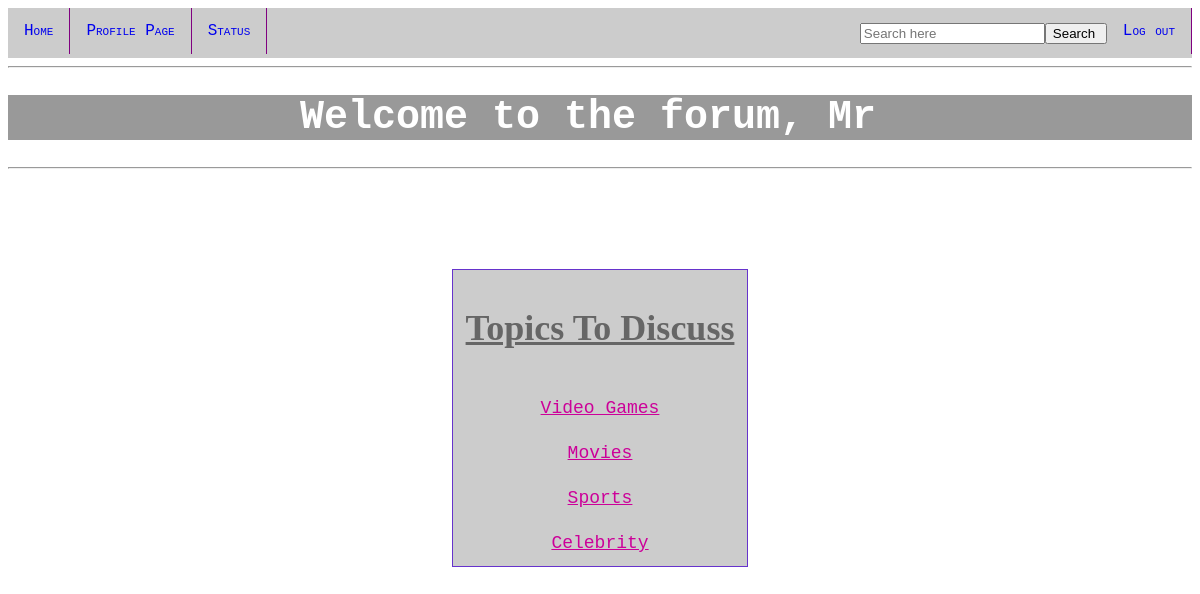
The page /loggedin.php on the database its author committed.
### tables this page shows
CREATE TABLE `section` (
  `Section` varchar(100) NOT NULL,
  `Approved` int(2) NOT NULL DEFAULT '0'
);

### loggedin.php (the view, shortened to what this page needs)
<!DOCTYPE html PUBLIC "-//W3C//DTD XHTML 1.0 Transitional//EN" "http://www.w3.org/TR/xhtml1/DTD/xhtml1-transitional.dtd">
<html xmlns="http://www.w3.org/1999/xhtml">
<head>
</head>
<body>
<?php
require_once('navbar.php');
require_once('config.php');
?>
<hr>
<h1 class="blah" >Welcome to the forum, Mr&nbsp;<?php echo $_SESSION['Name'];?> </h1>
<hr>
<div height="1500px" width="1080px" align="center" class="hello">
<table>
<tr><td>
<h1 style="color:#666666;text-decoration:underline;">Topics To Discuss</h1>
</td>
</tr>
<?php
	$sql="SELECT * FROM section";
	$result=mysqli_query($conn,$sql);
		while($hey=mysqli_fetch_assoc($result))
		{$temp=$hey['Section'];
		if($hey['Approved']==1)
			{echo "<tr><td><br>";
			echo "<a href='vgames.php?id=$temp' class='damn'>$temp</a>";
			echo "</td></tr>";
			}
		}
?>
</table>
</div>
</body>
</html>

### loggedin.php (style rules this page uses)
h1.blah { text-align:center; text-decoration:none; background-color:#999999; font-size:40px; color:#FFFFFF; font-family:"Courier New", Courier, monospace; }
table { border:1px solid #6633CC; padding:10px; margin:100px; text-aling:center; background:#CCCCCC; }
td,tr { font-size:large; text-align:center; }
a.damn { color:#CC0099; font-family:"Courier New", Courier, monospace; }

### rows shown on the page
section: Section "Video Games"
section: Section "Movies"
section: Section "Sports"
section: Section "Celebrity"
